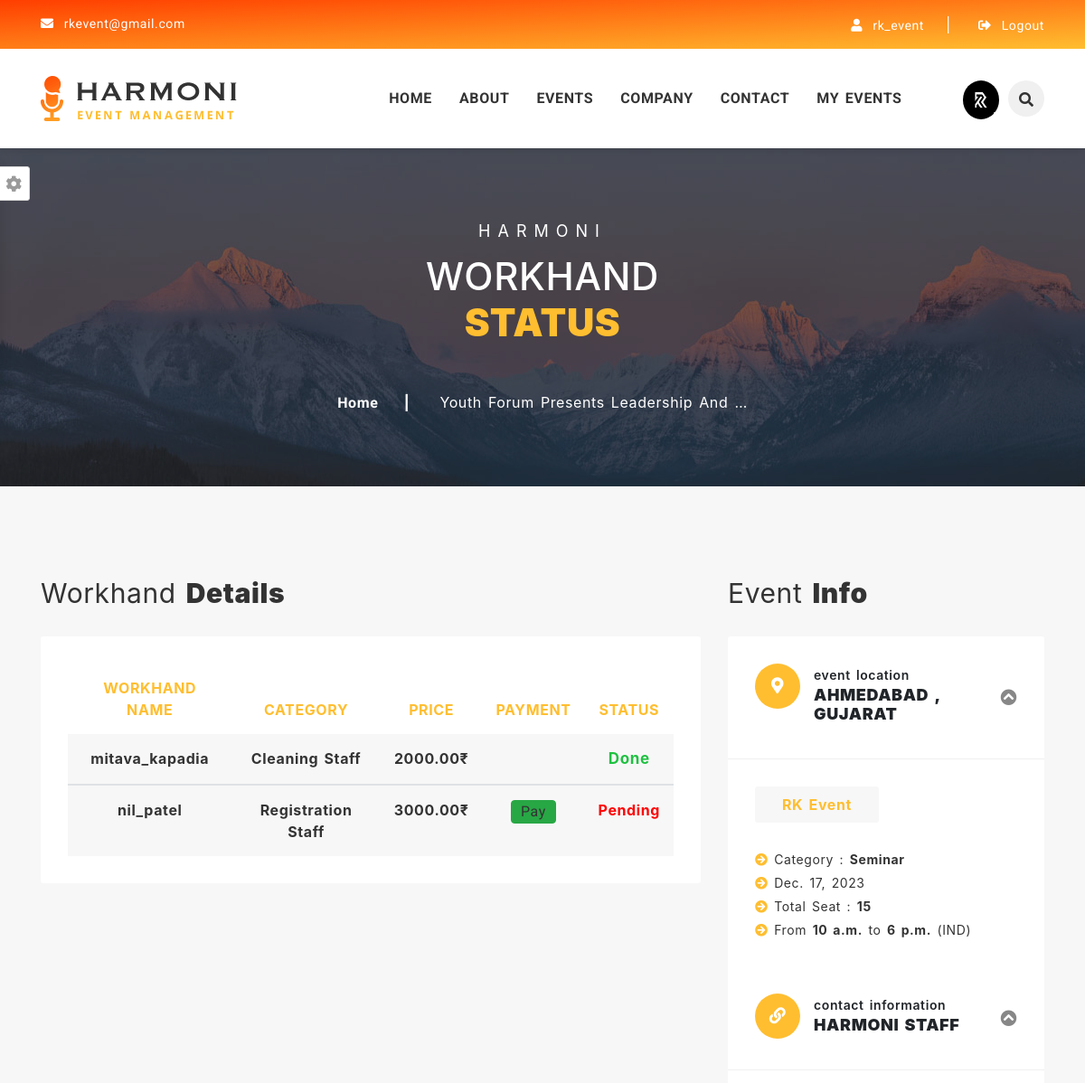
The page /payment/youth-forum-presents-leadership-and-team-building-seminar (signed in, upper part) on the database as committed earlier.
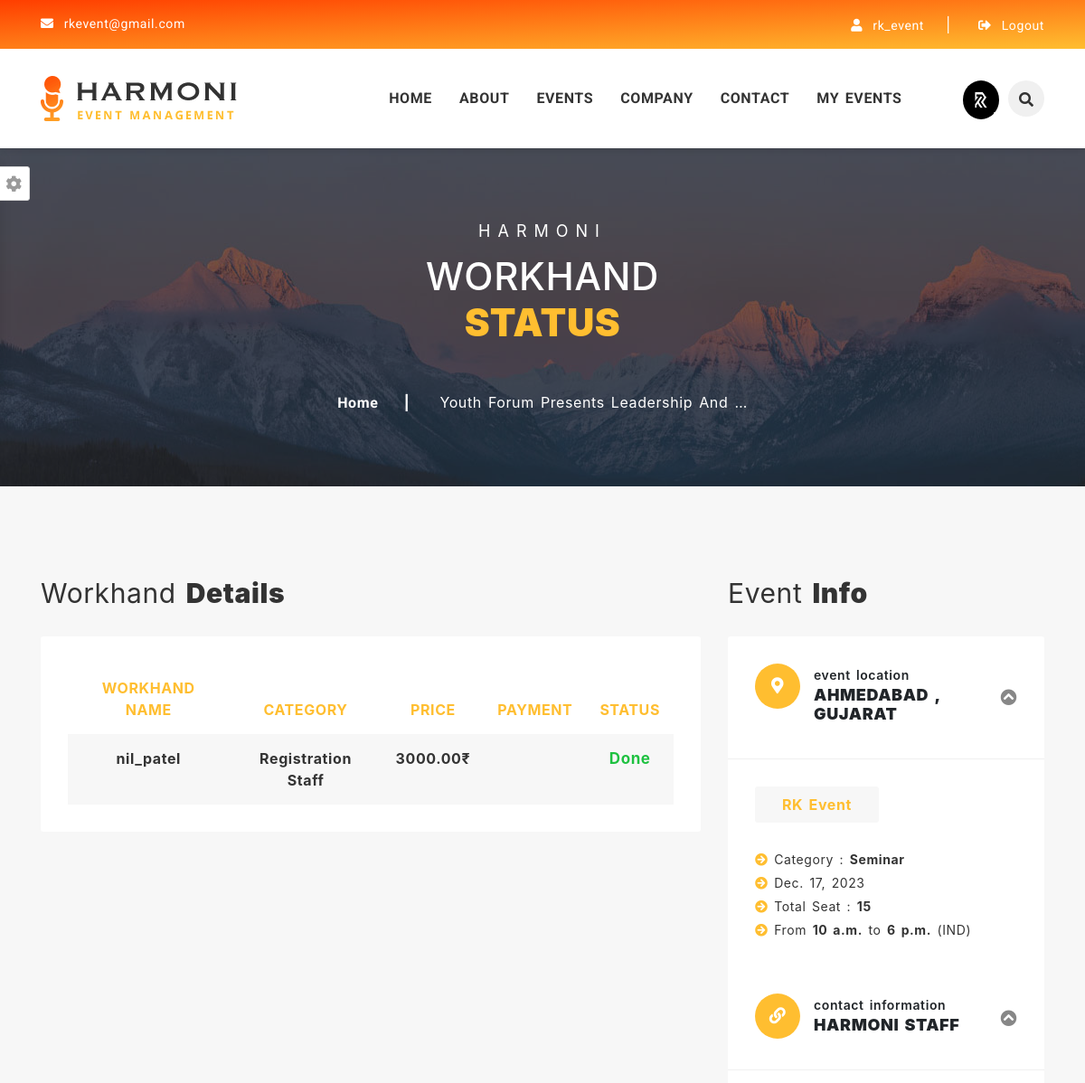
The same page on the database as committed later.
### event_data/models.py (models this page shows, shortened)
class Event_Registrations(models.Model):
    registration_date = models.DateField(default=datetime.now)
    event_workhand_id = models.ForeignKey('Event_workhand' , on_delete=models.CASCADE , default=None)
    workhand_id = models.ForeignKey('Workhand',on_delete=models.CASCADE)
    registration_status = models.BooleanField(default=False)
    event_id = models.ForeignKey('Event' , on_delete=models.CASCADE)
    company_id = models.ForeignKey('Company' , on_delete=models.CASCADE)
    payment_status = models.BooleanField(default=False)
    payment_date = models.DateField(default=datetime.now)

class Workhand(models.Model):
    first_name = models.CharField(max_length=255)
    last_name = models.CharField(max_length=255)
    email = models.EmailField()
    contact_number = models.CharField(max_length=12)
    street_address = models.CharField(max_length=200)
    city_id = models.ForeignKey('City', on_delete=models.CASCADE)
    state_id = models.ForeignKey('State' , on_delete=models.CASCADE)
    profilePic_path = models.ImageField(default = 'default.jpg' , upload_to = 'workhand_img/')
    Workhand_category_id = models.ForeignKey('Workhand_category' , on_delete=models.CASCADE)
    User_id = models.ForeignKey('auth.User',  on_delete=models.CASCADE)
    def __str__(self):
        return self.User_id.username

class Event_workhand(models.Model):
    Workhand_category_id = models.ForeignKey('Workhand_category' , on_delete=models.CASCADE)
    number_of_workhand = models.IntegerField(default=11)
    price = models.DecimalField(max_digits=10, decimal_places=2 , default = None)
    event_id = models.ForeignKey('Event' , on_delete=models.CASCADE)
    def __str__(self):
        return self.Workhand_category_id.workhand_category_name

class Workhand_category(models.Model):
    workhand_category_name = models.CharField(max_length=50)

### company/views.py (the view)
# urls.py: path("payment/<slug>",views.payment , name="payment"),
@login_required(login_url="/accounts/login/")
@user_passes_test(lambda u: u.is_staff, login_url='/404-error/')
def payment(request,slug):
    event = Event.objects.get(slug=slug)
    Registered_workhand = Event_Registrations.objects.filter(event_id=event , registration_status=True)
    total_price = 0
    for i in Registered_workhand:
        total_price += i.event_workhand_id.price
    context = {
        'event' : event,
        'workhands' : Registered_workhand,
        'total_price' : total_price,
    }
    return render(request,'vendor/payment.html',context)

### event_data/models.py (called while the page is built)
    def __str__(self):
        return self.name

    def __str__(self):
        return self.city_name

    def __str__(self):
        return self.state_name

    def __str__(self):
        return self.Event_subcategory_name

### templates/vendor/payment.html (shortened to what the changed rows need)
{% extends 'user/base.html' %}
{% load static %}
{% block content %}
		<section id="breadcrumb-section" class="breadcrumb-section clearfix">
			<div class="jarallax" style="background-image: url({% static 'assets/images/breadcrumb/0.breadcrumb-bg.jpg' %});">
				<div class="overlay-black">
					<div class="container">
						<div class="row justify-content-center">
							<div class="col-lg-6 col-md-12 col-sm-12">
								<div class="breadcrumb-title text-center mb-50">
									<h2 class="big-title">Workhand <strong>Status</strong></h2>
								</div>
							</div>
						</div>
					</div>
				</div>
			</div>
		</section>
		<section id="booking-section" class="booking-section bg-gray-light sec-ptb-100 clearfix">
			<div class="container">
				<div class="row">
					<div class="col-lg-8 col-md-12 col-sm-12">
						<div class="booking-content-wrapper">
							<div class="order-summary mb-50">
								<div class="section-title mb-30">
									<h2 class="big-title">Workhand <strong>Details</strong></h2>
								</div>
								<div class="order-summary-table table-responsive">
									{% if event.company_id.User_id == request.user %}
									<table class="table text-center">
										<thead>
											<tr>
												<th scope="col">Workhand Name</th>
												<th scope="col">Category</th>
												<th scope="col">Price</th>
												<th scope="col">Payment</th>
												<th scope="col">Status</th>
											</tr>
										</thead>
										<form id="razorpay-form" action="{% url 'payment' slug=event.slug %}" method="POST">
											{% for i in workhands %}
												<tbody>
														<tr class="bg-gray-light">
														<th scope="row">{{i.workhand_id}}</th>
														<td>{{i.event_workhand_id}}</td>
														<td>{{i.event_workhand_id.price}}₹</td>
														{% if  i.payment_status %}
														<td><img src="https://www.chicagocustomlabels.com/wp-content/uploads/2020/03/payment_success.png" alt="" style="max-width:14%;"></td>
														{% else %}
														<td><a id="rzp-button{{i.id}}" class="btn btn-success p-0" style="width:50px; height=40px;">Pay</a></td>
														{% endif %}
														{% if  i.payment_status %}
														<td style="color:#1EC140; font-size:17px;">Done</td>
														{% else %}
														<td style="color:Red">Pending</td>
														{% endif %}
														</tr>
													{% endfor %}
													</form>
										{% endif %}
									</table>
								</div>
							</div>
						</div>
					</div>
					<div class="col-lg-4 col-md-12 col-sm-12">
						<div class="sidebar-section">
							<div class="section-title mb-30">
								<h2 class="big-title">event <strong>info</strong></h2>
							</div>
						</div>
					</div>
				</div>
			</div>
		</section>
{% endblock content%}

Rows that differ between the two databases and show on the page:
no longer on this page (row edited): Event_Registrations: workhand_id "mitava_kapadia", event_workhand_id "Cleaning Staff", event_workhand_id.price "2000.00", payment_status "Done"
changed Event_Registrations "nil_patel": payment_status "Pay Pending" → "Done"
